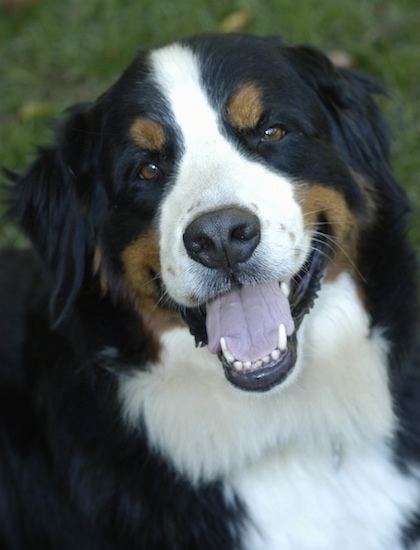
#> input picture Basic_NN/dog.jpg, 420 x 550 px
$ jupyter execute 'Understanding Images.ipynb'
#> lines starting #> are read from the running program, lines starting #| are printed output that depends on the picture
[cell 1]
from PIL import Image
dog = Image.open('dog.jpg')
#> dog is the input picture: PIL image 420x550 RGB; mean R, G, B 88.1, 96.3, 94.3
display(dog)
dog.height
#> Out = 550

[cell 2]
import cv2
import matplotlib.pyplot as plt

[cell 3]
dog = cv2.imread('dog.jpg')
#> dog: shape (550, 420, 3)
dog_rgb = cv2.cvtColor(dog, cv2.COLOR_BGR2RGB)

[cell 4]
dog_r = cv2.resize(dog_rgb, (500, 500))
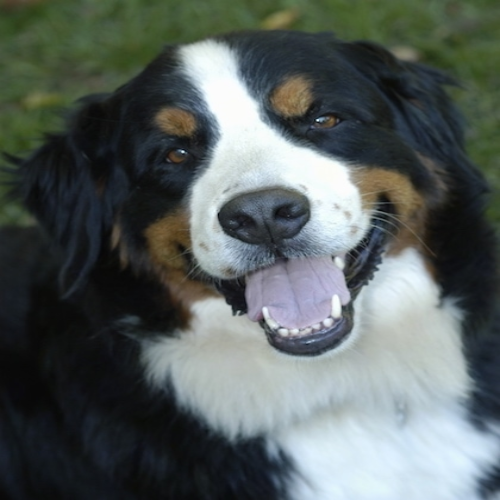
#> dog_r: shape (500, 500, 3); mean R, G, B 88, 96.1, 94.2
dog_r.shape
plt.imshow(dog_r)
